Frame 1 (no input): blank canvas, image omitted
Frame 60 (no input): blank canvas, image omitted
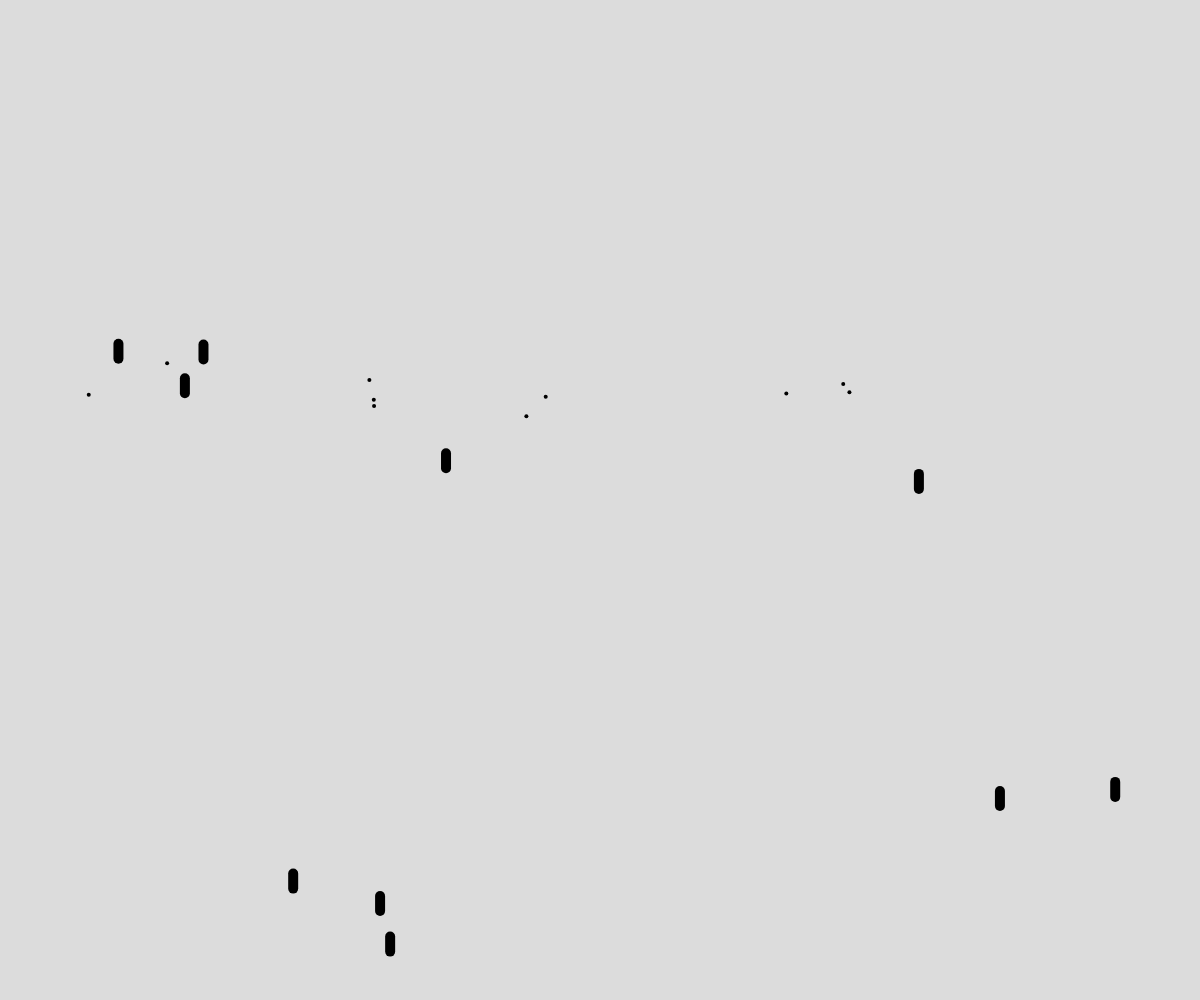
Frame 120 (the mouse pressed at the canvas centre since frame 60)

The p5.js sketch whose frames 1 and 60 were blank and that drew this single picture after the mouse press (run headless with seeded random() and noise() and a simulated clock; from frame 60 on, the mouse is pressed at the canvas centre):

// p5.js sketch
// ── sketch.js
// multiple files and inheritance
// jordan
// dec 6th
//
// Extra for Experts:
// - describe what you did to take this project "above and beyond"

let objects = [];
function setup() {
  createCanvas(windowWidth, windowHeight);
  for(let i=10; i>0; i--){
    objects.push(new AnimatedObject(random(width), 400))
    objects.push(new CircleObjects());
    objects.push(new LineObject());
  }
}

function draw() {
  background(220);
  for (let o of objects){
    o.move();
    o.display();
  }
}

// ── animatedObject.js
//parent Class - Animated Object
class AnimatedObject{
    constructor(x,y){
        this.x = x; this.y = y;
        this.sixe = 1;
    }
    move(){ // wiggle effect
        this.x += random(-2,2);
        this.y += random(-2,2);


    }


    display(){
        strokeWeight(4);
        point(this.x, this.y);
    }













}
// ── circleObjects.js
//child class 1
// extends in

class CircleObjects extends AnimatedObject{
    constructor(){
        super(random(width), random(height));

    }
    display(){
        strokeWeight(2);
        let d = dist(this.x, this.y,mouseX, mouseY);
        if(d <= this.size/2) fill(255,0,0);
        else fill(255);

        circle(this.x, this.y, this.size);
    }

    
}
// ── lineObject.js
//child class 2
class LineObject extends AnimatedObject{
    constructor(){
        super(random(width), random(height));
    }


move(){
    super.move();
    this.x -= 5;
    if(this.x < 0) this.x = width;
}

display(){
    if(mouseIsPressed) strokeWeight(10);
    else strokeWeight(2);

    line(this.x, this.y, this.x, this.y + 15);
}





}
